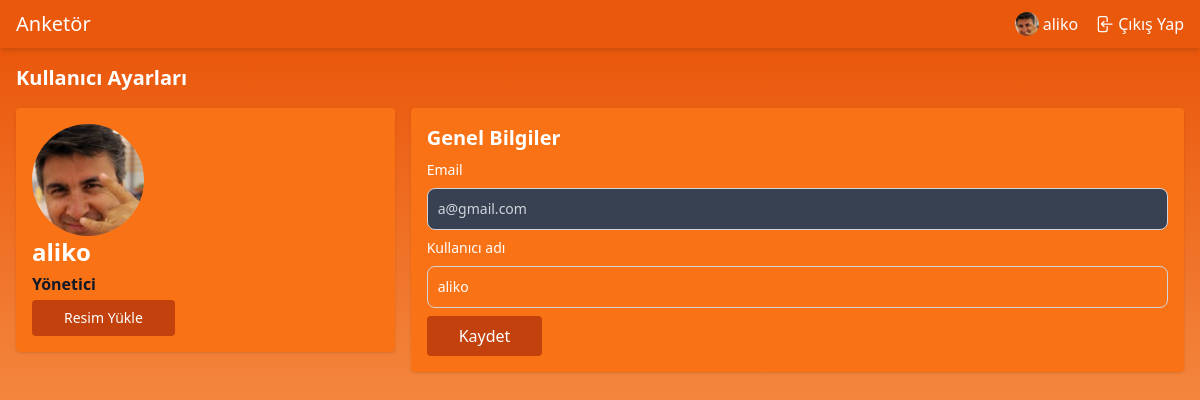
Screenshot of /account/edit (signed in) with the database file from the repository.
### apps/account/models.py (models this page shows, shortened)
class User(AbstractBaseUser, PermissionsMixin):
    email = models.EmailField(max_length=254, unique=True)
    name = models.CharField(max_length=254, null=True, blank=True)
    is_staff = models.BooleanField(default=False)
    is_superuser = models.BooleanField(default=False)
    is_active = models.BooleanField(default=True)
    last_login = models.DateTimeField(null=True, blank=True)
    date_joined = models.DateTimeField(auto_now_add=True)
    USERNAME_FIELD = 'email'
    EMAIL_FIELD = 'email'
    REQUIRED_FIELDS = ["name"]
    objects = UserManager()
    class Meta:
        verbose_name = "Kullanıcı"
        verbose_name_plural = "Kullanıcılar"

class Profile(models.Model):
    user = models.OneToOneField(User, on_delete=models.CASCADE)
    image = models.ImageField(default='profile_pictures/def_profile.jpg', upload_to='profile_pictures')
    class Meta:
        verbose_name = "Profil"
        verbose_name_plural = "Profiller"

### apps/account/views.py (the view)
# urls.py: path("edit", AccountEdit.as_view(), name="account.edit"),
class AccountEdit(LoginRequiredMixin, View):
    template_name = "account/edit.html"
    def get(self, request):
        return render(request, self.template_name)

### apps/account/templates/account/edit.html (shortened to what this page needs)
{% extends "base.html" %}
{% load static %}
{% block content %}
  <section id="accountEdit" class="bg-gradient-to-b from-orange-600 to-orange-300">
    <div>
      <div class="grid gap-4 grid-cols-3 p-4">
        <div class="col-span-full">
          <h1 class="font-semibold text-white text-xl">Kullanıcı Ayarları</h1>
        </div>
        <div class="col-span-full md:col-auto">
          <div class="p-4 bg-orange-500 rounded shadow">
            <div class="flex sm:block space-x-2 sm:space-x-0">
              <img src="{{ MEDIA_URL }}{{ user.profile.image.url }}" alt="profile-picture"
                   class="w-28 rounded-full">
              <div class="flex flex-col justify-between space-y-1 sm:space-x-0">
                <h1 class="text-2xl text-white font-semibold">{{ user.name|default_if_none:user.email }}</h1>
                <h1 class="text-gray-900 font-semibold">
                  {% if user.is_superuser %}
                    Yönetici
                  {% elif user.is_staff %}
                    Yetkili
                  {% else %}
                    Kullanıcı
                  {% endif %}
                </h1>
                <form id="pi-update-form" action="{% url "account.profilephoto.update" %}" method="post"
                      enctype="multipart/form-data">
                  <button
                    type="button"
                    id="upload-image"
                    class="flex space-x-1 text-white bg-orange-700 hover:bg-orange-800 font-medium rounded text-sm px-8 py-2">
                    Resim Yükle
                  </button>
                </form>
              </div>
            </div>
          </div>
        </div>
        <div class="col-span-full md:col-span-2">
          <div class="p-4 bg-orange-500 rounded shadow">
            <h1 class="text-xl text-white font-semibold mb-2">Genel Bilgiler</h1>
            <form action="{% url "account.update" %}" class="space-y-2" method="post">
              <div>
                <label for="email" class="block mb-2 text-sm font-medium text-white">Email</label>
                <input type="text" id="email"
                       value="{{ user.email }}"
                       class="bg-orange-500 border disabled:bg-gray-700 disabled:text-gray-300 border-gray-300 placeholder-white text-white text-sm rounded-lg focus:ring-orange-500 focus:border-orange-500 block w-full p-2.5"
                       placeholder="Email" disabled>
              </div>
              <div>
                <label for="name" class="block mb-2 text-sm font-medium text-white">Kullanıcı adı</label>
                <input type="text" id="name" name="name"
                       value="{{ user.name|default_if_none:"" }}"
                       class="bg-orange-500 border border-gray-300 placeholder-white text-white text-sm rounded-lg focus:ring-orange-500 focus:border-white block w-full p-2.5"
                       placeholder="Kullanıcı adı" required>
              </div>
              <button type="submit" class="text-white bg-orange-700 hover:bg-orange-800 rounded px-8 py-2">Kaydet
              </button>
            </form>
          </div>
        </div>
      </div>
    </div>
  </section>
{% endblock %}

### templates/header.html (shortened to what this page needs)
{% load static %}
<header class="sticky w-full top-0 left-0 right-0 bottom-auto z-[990] bg-orange-600 text-white shadow-md p-2.5 px-4">
  <div class="flex items-center align-middle justify-between">
    <div>
      <a href="{% url "home" %}">
        <span class="text-xl font-medium">Anketör</span>
      </a>
    </div>
    <div class="flex justify-around items-center space-x-4">
      {% if not user.is_authenticated %}
        <a class="flex items-center space-x-1 hover:underline" href="{% url 'login' %}">
          <svg xmlns="http://www.w3.org/2000/svg" fill="none" viewBox="0 0 24 24" stroke-width="1.5"
               stroke="currentColor" class="w-5 h-5">
            <path stroke-linecap="round" stroke-linejoin="round"
                  d="M17.982 18.725A7.488 7.488 0 0012 15.75a7.488 7.488 0 00-5.982 2.975m11.963 0a9 9 0 10-11.963 0m11.963 0A8.966 8.966 0 0112 21a8.966 8.966 0 01-5.982-2.275M15 9.75a3 3 0 11-6 0 3 3 0 016 0z"></path>
          </svg>
          <span class="font-sans">Giriş Yap</span>
        </a>
      {% else %}
        <a href="{% url "poll.index" %}" class="flex hover:underline items-center space-x-1">
          <img class="w-6 rounded-full" src="{{ MEDIA_URL }}{{ user.profile.image.url }}"
               alt="{{ user.name|default_if_none:user.email }} profile image">
          <span>
            {{ user.name|default_if_none:user.email }}
        </span>
        </a>
        <a class="flex items-center space-x-1 hover:underline" href="{% url 'logout' %}">
          <span class="font-sans">Çıkış Yap</span>
        </a>
      {% endif %}
    </div>
  </div>
</header>

### static/css/main.css (style rules this page uses)
html, body { height: 100%; width: 100%; margin: 0; padding: 0; }
body > main > section { flex: 1 1 auto; display: flex; flex-direction: column; }

### rows the page displays
User: profile.image (picture), name "aliko", email "a@gmail.com"
